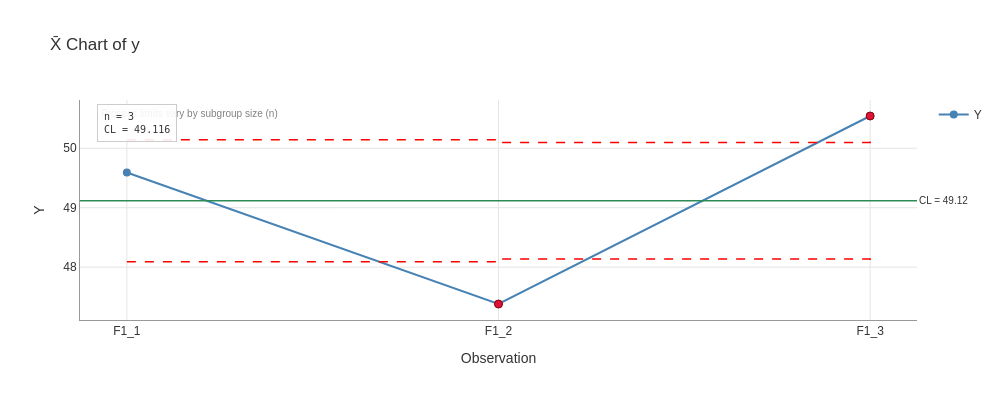

Here is the notebook cell this chart was saved with:
### Code cell
result_f1.plot(chart='Xbar', show_stats=True).show()

### Figure 1 — Plotly figure (JSON) as saved in the notebook; plotly's stock layout.template omitted (floating-point values rounded to 4 significant figures)
{"data": [{"hovertemplate": "%{x}<br>%{y:.3f}<extra></extra>", "line": {"color": "steelblue", "width": 2}, "marker": {"color": "steelblue", "size": 8}, "mode": "lines+markers", "name": "Y", "type": "scatter", "x": ["F1_1", "F1_2", "F1_3"], "y": [49.59, 47.38, 50.54]}, {"hovertemplate": "UPL: %{y:.3f}<extra></extra>", "line": {"color": "red", "dash": "dash", "width": 1.5}, "mode": "lines", "name": "UPL (varies)", "showlegend": false, "type": "scatter", "x": ["F1_1", "F1_2", "F1_2", "F1_3", "F1_3"], "y": [50.14, 50.14, 50.1, 50.1, 50.14]}, {"hovertemplate": "LPL: %{y:.3f}<extra></extra>", "line": {"color": "red", "dash": "dash", "width": 1.5}, "mode": "lines", "name": "LPL (varies)", "showlegend": false, "type": "scatter", "x": ["F1_1", "F1_2", "F1_2", "F1_3", "F1_3"], "y": [48.09, 48.09, 48.14, 48.14, 48.09]}, {"hovertemplate": "Beyond Limits<br>%{x}<br>%{y:.3f}<extra></extra>", "marker": {"color": "#DC143C", "line": {"color": "#8B0000", "width": 1}, "size": 8, "symbol": "circle"}, "mode": "markers", "name": "Beyond Limits", "showlegend": false, "type": "scatter", "x": ["F1_2", "F1_3"], "y": [47.38, 50.54]}], "layout": {"annotations": [{"bgcolor": "rgba(255,255,255,0.8)", "borderpad": 3, "font": {"color": "gray", "size": 10}, "showarrow": false, "text": "Process limits vary by subgroup size (n)", "x": 0.02, "xref": "paper", "y": 0.98, "yref": "paper"}, {"font": {"size": 10}, "showarrow": false, "text": "CL = 49.12", "x": 1, "xanchor": "left", "xref": "x domain", "y": 49.12, "yanchor": "middle", "yref": "y"}, {"align": "left", "bgcolor": "rgba(255, 255, 255, 0.9)", "bordercolor": "#CCCCCC", "borderpad": 6, "borderwidth": 1, "font": {"color": "#333333", "family": "monospace", "size": 10}, "showarrow": false, "text": "n = 3<br>CL = 49.116", "x": 0.02, "xanchor": "left", "xref": "paper", "y": 0.98, "yanchor": "top", "yref": "paper"}], "font": {"color": "#333333", "family": "Arial, sans-serif", "size": 12}, "height": 400, "hovermode": "x unified", "paper_bgcolor": "white", "plot_bgcolor": "white", "shapes": [{"line": {"color": "#2E8B57", "width": 1.5}, "type": "line", "x0": 0, "x1": 1, "xref": "x domain", "y0": 49.12, "y1": 49.12, "yref": "y"}], "showlegend": true, "title": {"text": "X̄ Chart of y"}, "width": 1000, "xaxis": {"gridcolor": "#E5E5E5", "gridwidth": 1, "linecolor": "#999999", "linewidth": 1, "showgrid": true, "showline": true, "title": {"text": "Observation"}}, "yaxis": {"gridcolor": "#E5E5E5", "gridwidth": 1, "linecolor": "#999999", "linewidth": 1, "showgrid": true, "showline": true, "title": {"text": "Y"}}}}
